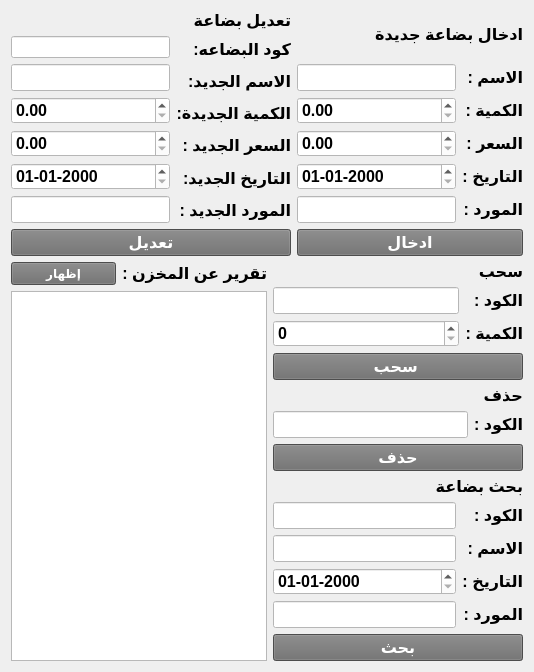
      <widget class="QWidget" name="waretab">
       <attribute name="title">
        <string>    مخزن رئيسي    </string>
       </attribute>
       <layout class="QVBoxLayout" name="verticalLayout_135">
        <item>
         <layout class="QHBoxLayout" name="horizontalLayout_103">
          <item>
           <layout class="QVBoxLayout" name="verticalLayout_117">
            <item>
             <widget class="QLabel" name="label_170">
              <property name="font">
               <font>
                <pointsize>12</pointsize>
                <weight>75</weight>
                <bold>true</bold>
               </font>
              </property>
              <property name="text">
               <string>تعديل بضاعة </string>
              </property>
             </widget>
            </item>
            <item>
             <layout class="QVBoxLayout" name="verticalLayout_131">
              <item>
               <layout class="QHBoxLayout" name="horizontalLayout_92">
                <item>
                 <layout class="QVBoxLayout" name="verticalLayout_132">
                  <item>
                   <widget class="QLineEdit" name="edit_scode">
                    <property name="styleSheet">
                     <string notr="true">background-color: rgb(255, 255, 255);</string>
                    </property>
                   </widget>
                  </item>
                  <item>
                   <widget class="QLineEdit" name="edit_sname">
                    <property name="font">
                     <font>
                      <pointsize>12</pointsize>
                      <weight>75</weight>
                      <bold>true</bold>
                     </font>
                    </property>
                    <property name="styleSheet">
                     <string notr="true">background-color: rgb(255, 255, 255);</string>
                    </property>
                    <property name="clearButtonEnabled">
                     <bool>true</bool>
                    </property>
                   </widget>
                  </item>
                  <item>
                   <widget class="QDoubleSpinBox" name="edit_sqty">
                    <property name="font">
                     <font>
                      <pointsize>12</pointsize>
                      <weight>75</weight>
                      <bold>true</bold>
                     </font>
                    </property>
                    <property name="styleSheet">
                     <string notr="true">background-color: rgb(255, 255, 255);</string>
                    </property>
                    <property name="maximum">
                     <double>999999999.000000000000000</double>
                    </property>
                   </widget>
                  </item>
                  <item>
                   <widget class="QDoubleSpinBox" name="edit_sprice">
                    <property name="font">
                     <font>
                      <pointsize>12</pointsize>
                      <weight>75</weight>
                      <bold>true</bold>
                     </font>
                    </property>
                    <property name="styleSheet">
                     <string notr="true">background-color: rgb(255, 255, 255);</string>
                    </property>
                    <property name="maximum">
                     <double>999999999.000000000000000</double>
                    </property>
                   </widget>
                  </item>
                  <item>
                   <widget class="QDateEdit" name="edit_sdate">
                    <property name="font">
                     <font>
                      <pointsize>12</pointsize>
                      <weight>75</weight>
                      <bold>true</bold>
                     </font>
                    </property>
                    <property name="styleSheet">
                     <string notr="true">background-color: rgb(255, 255, 255);</string>
                    </property>
                    <property name="displayFormat">
                     <string>dd-MM-yyyy</string>
                    </property>
                   </widget>
                  </item>
                  <item>
                   <widget class="QLineEdit" name="edit_scompany">
                    <property name="font">
                     <font>
                      <pointsize>12</pointsize>
                      <weight>75</weight>
                      <bold>true</bold>
                     </font>
                    </property>
                    <property name="styleSheet">
                     <string notr="true">background-color: rgb(255, 255, 255);</string>
                    </property>
                    <property name="clearButtonEnabled">
                     <bool>true</bool>
                    </property>
                   </widget>
                  </item>
                 </layout>
                </item>
                <item>
                 <layout class="QVBoxLayout" name="verticalLayout_133">
                  <item>
                   <widget class="QLabel" name="label_119">
                    <property name="font">
                     <font>
                      <pointsize>12</pointsize>
                      <weight>75</weight>
                      <bold>true</bold>
                     </font>
                    </property>
                    <property name="text">
                     <string>كود البضاعه:</string>
                    </property>
                   </widget>
                  </item>
                  <item>
                   <widget class="QLabel" name="label_171">
                    <property name="font">
                     <font>
                      <pointsize>12</pointsize>
                      <weight>75</weight>
                      <bold>true</bold>
                     </font>
                    </property>
                    <property name="text">
                     <string>الاسم الجديد:</string>
                    </property>
                   </widget>
                  </item>
                  <item>
                   <widget class="QLabel" name="label_172">
                    <property name="font">
                     <font>
                      <pointsize>12</pointsize>
                      <weight>75</weight>
                      <bold>true</bold>
                     </font>
                    </property>
                    <property name="text">
                     <string>الكمية الجديدة:</string>
                    </property>
                   </widget>
                  </item>
                  <item>
                   <widget class="QLabel" name="label_173">
                    <property name="font">
                     <font>
                      <pointsize>12</pointsize>
                      <weight>75</weight>
                      <bold>true</bold>
                     </font>
                    </property>
                    <property name="text">
                     <string>السعر الجديد :</string>
                    </property>
                   </widget>
                  </item>
                  <item>
                   <widget class="QLabel" name="label_175">
                    <property name="font">
                     <font>
                      <pointsize>12</pointsize>
                      <weight>75</weight>
                      <bold>true</bold>
                     </font>
                    </property>
                    <property name="text">
                     <string>التاريخ الجديد:</string>
                    </property>
                   </widget>
                  </item>
                  <item>
                   <widget class="QLabel" name="label_176">
                    <property name="font">
                     <font>
                      <pointsize>12</pointsize>
                      <weight>75</weight>
                      <bold>true</bold>
                     </font>
                    </property>
                    <property name="text">
                     <string>المورد الجديد :</string>
                    </property>
                   </widget>
                  </item>
                 </layout>
                </item>
               </layout>
              </item>
              <item>
               <widget class="QPushButton" name="pushButton_55">
                <property name="font">
                 <font>
                  <pointsize>12</pointsize>
                  <weight>75</weight>
                  <bold>true</bold>
                 </font>
                </property>
                <property name="cursor">
                 <cursorShape>PointingHandCursor</cursorShape>
                </property>
                <property name="styleSheet">
                 <string notr="true">color: rgb(255, 255, 255);
background-color: rgb(108, 108, 108);
</string>
                </property>
                <property name="text">
                 <string>تعديل</string>
                </property>
               </widget>
              </item>
             </layout>
            </item>
           </layout>
          </item>
          <item>
           <layout class="QVBoxLayout" name="verticalLayout_68">
            <item>
             <widget class="QLabel" name="label_120">
              <property name="font">
               <font>
                <pointsize>12</pointsize>
                <weight>75</weight>
                <bold>true</bold>
               </font>
              </property>
              <property name="text">
               <string>ادخال بضاعة جديدة</string>
              </property>
             </widget>
            </item>
            <item>
             <layout class="QVBoxLayout" name="verticalLayout_67">
              <item>
               <layout class="QHBoxLayout" name="horizontalLayout_63">
                <item>
                 <layout class="QVBoxLayout" name="verticalLayout_65">
                  <item>
                   <widget class="QLineEdit" name="sname">
                    <property name="font">
                     <font>
                      <pointsize>12</pointsize>
                      <weight>75</weight>
                      <bold>true</bold>
                     </font>
                    </property>
                    <property name="styleSheet">
                     <string notr="true">background-color: rgb(255, 255, 255);</string>
                    </property>
                    <property name="clearButtonEnabled">
                     <bool>true</bool>
                    </property>
                   </widget>
                  </item>
                  <item>
                   <widget class="QDoubleSpinBox" name="sqty">
                    <property name="font">
                     <font>
                      <pointsize>12</pointsize>
                      <weight>75</weight>
                      <bold>true</bold>
                     </font>
                    </property>
                    <property name="styleSheet">
                     <string notr="true">background-color: rgb(255, 255, 255);</string>
                    </property>
                    <property name="maximum">
                     <double>999999999.000000000000000</double>
                    </property>
                   </widget>
                  </item>
                  <item>
                   <widget class="QDoubleSpinBox" name="sprice">
                    <property name="font">
                     <font>
                      <pointsize>12</pointsize>
                      <weight>75</weight>
                      <bold>true</bold>
                     </font>
                    </property>
                    <property name="styleSheet">
                     <string notr="true">background-color: rgb(255, 255, 255);</string>
                    </property>
                    <property name="maximum">
                     <double>999999999.000000000000000</double>
                    </property>
                   </widget>
                  </item>
                  <item>
                   <widget class="QDateEdit" name="sdate">
                    <property name="font">
                     <font>
                      <pointsize>12</pointsize>
                      <weight>75</weight>
                      <bold>true</bold>
                     </font>
                    </property>
                    <property name="styleSheet">
                     <string notr="true">background-color: rgb(255, 255, 255);</string>
                    </property>
                    <property name="displayFormat">
                     <string>dd-MM-yyyy</string>
                    </property>
                   </widget>
                  </item>
                  <item>
                   <widget class="QLineEdit" name="scompany">
                    <property name="font">
                     <font>
                      <pointsize>12</pointsize>
                      <weight>75</weight>
                      <bold>true</bold>
                     </font>
                    </property>
                    <property name="styleSheet">
                     <string notr="true">background-color: rgb(255, 255, 255);</string>
                    </property>
                    <property name="clearButtonEnabled">
                     <bool>true</bool>
                    </property>
                   </widget>
                  </item>
                 </layout>
                </item>
                <item>
                 <layout class="QVBoxLayout" name="verticalLayout_66">
                  <item>
                   <widget class="QLabel" name="label_121">
                    <property name="font">
                     <font>
                      <pointsize>12</pointsize>
                      <weight>75</weight>
                      <bold>true</bold>
                     </font>
                    </property>
                    <property name="text">
                     <string>الاسم :</string>
                    </property>
                   </widget>
                  </item>
                  <item>
                   <widget class="QLabel" name="label_117">
                    <property name="font">
                     <font>
                      <pointsize>12</pointsize>
                      <weight>75</weight>
                      <bold>true</bold>
                     </font>
                    </property>
                    <property name="text">
                     <string>الكمية :</string>
                    </property>
                   </widget>
                  </item>
                  <item>
                   <widget class="QLabel" name="label_118">
                    <property name="font">
                     <font>
                      <pointsize>12</pointsize>
                      <weight>75</weight>
                      <bold>true</bold>
                     </font>
                    </property>
                    <property name="text">
                     <string>السعر :</string>
                    </property>
                   </widget>
                  </item>
                  <item>
                   <widget class="QLabel" name="label_116">
                    <property name="font">
                     <font>
                      <pointsize>12</pointsize>
                      <weight>75</weight>
                      <bold>true</bold>
                     </font>
                    </property>
                    <property name="text">
                     <string>التاريخ :</string>
                    </property>
                   </widget>
                  </item>
                  <item>
                   <widget class="QLabel" name="label_123">
                    <property name="font">
                     <font>
                      <pointsize>12</pointsize>
                      <weight>75</weight>
                      <bold>true</bold>
                     </font>
                    </property>
                    <property name="text">
                     <string>المورد :</string>
                    </property>
                   </widget>
                  </item>
                 </layout>
                </item>
               </layout>
              </item>
              <item>
               <widget class="QPushButton" name="pushButton_28">
                <property name="font">
                 <font>
                  <pointsize>12</pointsize>
                  <weight>75</weight>
                  <bold>true</bold>
                 </font>
                </property>
                <property name="cursor">
                 <cursorShape>PointingHandCursor</cursorShape>
                </property>
                <property name="styleSheet">
                 <string notr="true">color: rgb(255, 255, 255);
background-color: rgb(108, 108, 108);
</string>
                </property>
                <property name="text">
                 <string>ادخال</string>
                </property>
               </widget>
              </item>
             </layout>
            </item>
           </layout>
          </item>
         </layout>
        </item>
        <item>
         <layout class="QHBoxLayout" name="horizontalLayout_104">
          <item>
           <layout class="QVBoxLayout" name="verticalLayout_112">
            <item>
             <layout class="QHBoxLayout" name="horizontalLayout_89">
              <item>
               <widget class="QPushButton" name="pushButton_47">
                <property name="font">
                 <font>
                  <weight>75</weight>
                  <bold>true</bold>
                 </font>
                </property>
                <property name="cursor">
                 <cursorShape>PointingHandCursor</cursorShape>
                </property>
                <property name="styleSheet">
                 <string notr="true">color: rgb(255, 255, 255);
background-color: rgb(108, 108, 108);
</string>
                </property>
                <property name="text">
                 <string>إظهار</string>
                </property>
               </widget>
              </item>
              <item>
               <widget class="QLabel" name="label_164">
                <property name="font">
                 <font>
                  <pointsize>12</pointsize>
                  <weight>75</weight>
                  <bold>true</bold>
                 </font>
                </property>
                <property name="text">
                 <string>تقرير عن المخزن :</string>
                </property>
               </widget>
              </item>
             </layout>
            </item>
            <item>
             <widget class="QTableView" name="stock">
              <property name="font">
               <font>
                <pointsize>12</pointsize>
                <weight>75</weight>
                <bold>true</bold>
               </font>
              </property>
             </widget>
            </item>
           </layout>
          </item>
          <item>
           <layout class="QVBoxLayout" name="verticalLayout_134">
            <item>
             <layout class="QGridLayout" name="gridLayout_9">
              <item row="0" column="0">
               <widget class="QLabel" name="label_128">
                <property name="font">
                 <font>
                  <pointsize>12</pointsize>
                  <weight>75</weight>
                  <bold>true</bold>
                 </font>
                </property>
                <property name="text">
                 <string>سحب </string>
                </property>
               </widget>
              </item>
              <item row="1" column="0">
               <layout class="QHBoxLayout" name="horizontalLayout_65">
                <item>
                 <layout class="QVBoxLayout" name="verticalLayout_72">
                  <item>
                   <widget class="QLineEdit" name="ssscode">
                    <property name="font">
                     <font>
                      <pointsize>12</pointsize>
                      <weight>75</weight>
                      <bold>true</bold>
                     </font>
                    </property>
                    <property name="styleSheet">
                     <string notr="true">background-color: rgb(255, 255, 255);</string>
                    </property>
                    <property name="clearButtonEnabled">
                     <bool>true</bool>
                    </property>
                   </widget>
                  </item>
                  <item>
                   <widget class="QSpinBox" name="sssqty">
                    <property name="font">
                     <font>
                      <pointsize>12</pointsize>
                      <weight>75</weight>
                      <bold>true</bold>
                     </font>
                    </property>
                    <property name="styleSheet">
                     <string notr="true">background-color: rgb(255, 255, 255);</string>
                    </property>
                   </widget>
                  </item>
                 </layout>
                </item>
                <item>
                 <layout class="QVBoxLayout" name="verticalLayout_73">
                  <item>
                   <widget class="QLabel" name="label_129">
                    <property name="font">
                     <font>
                      <pointsize>12</pointsize>
                      <weight>75</weight>
                      <bold>true</bold>
                     </font>
                    </property>
                    <property name="text">
                     <string>الكود :</string>
                    </property>
                   </widget>
                  </item>
                  <item>
                   <widget class="QLabel" name="label_130">
                    <property name="font">
                     <font>
                      <pointsize>12</pointsize>
                      <weight>75</weight>
                      <bold>true</bold>
                     </font>
                    </property>
                    <property name="text">
                     <string>الكمية :</string>
                    </property>
                   </widget>
                  </item>
                 </layout>
                </item>
               </layout>
              </item>
              <item row="2" column="0">
               <widget class="QPushButton" name="pushButton_30">
                <property name="font">
                 <font>
                  <pointsize>12</pointsize>
                  <weight>75</weight>
                  <bold>true</bold>
                 </font>
                </property>
                <property name="cursor">
                 <cursorShape>PointingHandCursor</cursorShape>
                </property>
                <property name="styleSheet">
                 <string notr="true">color: rgb(255, 255, 255);
background-color: rgb(108, 108, 108);
</string>
                </property>
                <property name="text">
                 <string>سحب </string>
                </property>
               </widget>
              </item>
             </layout>
            </item>
            <item>
             <layout class="QGridLayout" name="gridLayout_10">
              <item row="0" column="0">
               <widget class="QLabel" name="label_165">
                <property name="font">
                 <font>
                  <pointsize>12</pointsize>
                  <weight>75</weight>
                  <bold>true</bold>
                 </font>
                </property>
                <property name="text">
                 <string>حذف</string>
                </property>
               </widget>
              </item>
              <item row="1" column="0">
               <layout class="QHBoxLayout" name="horizontalLayout_91">
                <item>
                 <layout class="QVBoxLayout" name="verticalLayout_115">
                  <item>
                   <widget class="QLineEdit" name="ssscod_delete">
                    <property name="font">
                     <font>
                      <pointsize>12</pointsize>
                      <weight>75</weight>
                      <bold>true</bold>
                     </font>
                    </property>
                    <property name="styleSheet">
                     <string notr="true">background-color: rgb(255, 255, 255);</string>
                    </property>
                    <property name="clearButtonEnabled">
                     <bool>true</bool>
                    </property>
                   </widget>
                  </item>
                 </layout>
                </item>
                <item>
                 <layout class="QVBoxLayout" name="verticalLayout_116">
                  <item>
                   <widget class="QLabel" name="label_166">
                    <property name="font">
                     <font>
                      <pointsize>12</pointsize>
                      <weight>75</weight>
                      <bold>true</bold>
                     </font>
                    </property>
                    <property name="text">
                     <string>الكود :</string>
                    </property>
                   </widget>
                  </item>
                 </layout>
                </item>
               </layout>
              </item>
              <item row="2" column="0">
               <widget class="QPushButton" name="pushButton_49">
                <property name="font">
                 <font>
                  <pointsize>12</pointsize>
                  <weight>75</weight>
                  <bold>true</bold>
                 </font>
                </property>
                <property name="cursor">
                 <cursorShape>PointingHandCursor</cursorShape>
                </property>
                <property name="styleSheet">
                 <string notr="true">color: rgb(255, 255, 255);
background-color: rgb(108, 108, 108);
</string>
                </property>
                <property name="text">
                 <string>حذف</string>
                </property>
               </widget>
              </item>
             </layout>
            </item>
            <item>
             <layout class="QVBoxLayout" name="verticalLayout_71">
              <item>
               <widget class="QLabel" name="label_124">
                <property name="font">
                 <font>
                  <pointsize>12</pointsize>
                  <weight>75</weight>
                  <bold>true</bold>
                 </font>
                </property>
                <property name="text">
                 <string>بحث بضاعة</string>
                </property>
               </widget>
              </item>
              <item>
               <layout class="QHBoxLayout" name="horizontalLayout_64">
                <item>
                 <layout class="QVBoxLayout" name="verticalLayout_69">
                  <item>
                   <widget class="QLineEdit" name="sscode">
                    <property name="font">
                     <font>
                      <pointsize>12</pointsize>
                      <weight>75</weight>
                      <bold>true</bold>
                     </font>
                    </property>
                    <property name="styleSheet">
                     <string notr="true">background-color: rgb(255, 255, 255);</string>
                    </property>
                    <property name="clearButtonEnabled">
                     <bool>true</bool>
                    </property>
                   </widget>
                  </item>
                  <item>
                   <widget class="QLineEdit" name="ssname">
                    <property name="font">
                     <font>
                      <pointsize>12</pointsize>
                      <weight>75</weight>
                      <bold>true</bold>
                     </font>
                    </property>
                    <property name="styleSheet">
                     <string notr="true">background-color: rgb(255, 255, 255);</string>
                    </property>
                    <property name="clearButtonEnabled">
                     <bool>true</bool>
                    </property>
                   </widget>
                  </item>
                  <item>
                   <widget class="QDateEdit" name="ssdate">
                    <property name="font">
                     <font>
                      <pointsize>12</pointsize>
                      <weight>75</weight>
                      <bold>true</bold>
                     </font>
                    </property>
                    <property name="styleSheet">
                     <string notr="true">background-color: rgb(255, 255, 255);</string>
                    </property>
                    <property name="displayFormat">
                     <string>dd-MM-yyyy</string>
                    </property>
                   </widget>
                  </item>
                  <item>
                   <widget class="QLineEdit" name="sscompany">
                    <property name="font">
                     <font>
                      <pointsize>12</pointsize>
                      <weight>75</weight>
                      <bold>true</bold>
                     </font>
                    </property>
                    <property name="styleSheet">
                     <string notr="true">background-color: rgb(255, 255, 255);</string>
                    </property>
                    <property name="clearButtonEnabled">
                     <bool>true</bool>
                    </property>
                   </widget>
                  </item>
                 </layout>
                </item>
                <item>
                 <layout class="QVBoxLayout" name="verticalLayout_70">
                  <item>
                   <widget class="QLabel" name="label_126">
                    <property name="font">
                     <font>
                      <pointsize>12</pointsize>
                      <weight>75</weight>
                      <bold>true</bold>
                     </font>
                    </property>
                    <property name="text">
                     <string>الكود :</string>
                    </property>
                   </widget>
                  </item>
                  <item>
                   <widget class="QLabel" name="label_122">
                    <property name="font">
                     <font>
                      <pointsize>12</pointsize>
                      <weight>75</weight>
                      <bold>true</bold>
                     </font>
                    </property>
                    <property name="text">
                     <string>الاسم :</string>
                    </property>
                   </widget>
                  </item>
                  <item>
                   <widget class="QLabel" name="label_125">
                    <property name="font">
                     <font>
                      <pointsize>12</pointsize>
                      <weight>75</weight>
                      <bold>true</bold>
                     </font>
                    </property>
                    <property name="text">
                     <string>التاريخ :</string>
                    </property>
                   </widget>
                  </item>
                  <item>
                   <widget class="QLabel" name="label_127">
                    <property name="font">
                     <font>
                      <pointsize>12</pointsize>
                      <weight>75</weight>
                      <bold>true</bold>
                     </font>
                    </property>
                    <property name="text">
                     <string>المورد :</string>
                    </property>
                   </widget>
                  </item>
                 </layout>
                </item>
               </layout>
              </item>
              <item>
               <widget class="QPushButton" name="pushButton_29">
                <property name="font">
                 <font>
                  <pointsize>12</pointsize>
                  <weight>75</weight>
                  <bold>true</bold>
                 </font>
                </property>
                <property name="cursor">
                 <cursorShape>PointingHandCursor</cursorShape>
                </property>
                <property name="styleSheet">
                 <string notr="true">color: rgb(255, 255, 255);
background-color: rgb(108, 108, 108);
</string>
                </property>
                <property name="text">
                 <string>بحث</string>
                </property>
               </widget>
              </item>
             </layout>
            </item>
           </layout>
          </item>
         </layout>
        </item>
       </layout>
       <zorder></zorder>
       <zorder></zorder>
      </widget>
